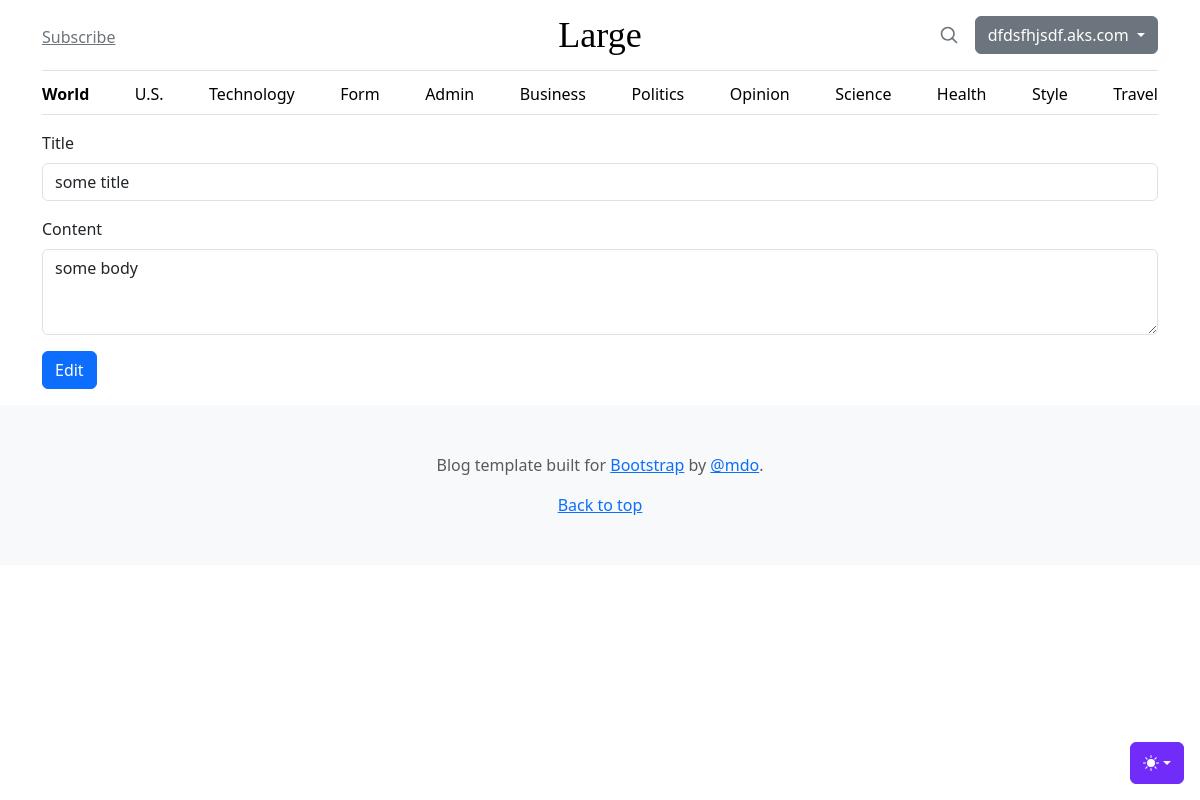
The page /admin/posts/edit?id=1 (signed in) on the database its author committed.
### tables this page shows
CREATE TABLE users
(
    id       integer
        constraint users_pk
            primary key autoincrement,
    email    text not null
        constraint users_pk_2
            unique,
    password text not null
);

CREATE TABLE "posts"
(
    id         integer
        constraint posts_pk
            primary key autoincrement,
    title      text not null,
    body       text not null,
    created_at DATETIME default current_timestamp,
    updated_at datetime default current_date
);

### helpers.php (called while the page is built, shortened)
<?php
function view($viewName, $vars=[]){
    extract($vars);
    include __DIR__ . "/views/$viewName.php";
}
function auth(){
    if(isset($_SESSION['userId'])){
        $user = User::find($_SESSION['userId']);
        if($user){
            return $user;
        }
    }
    return false;
}

### src/Controllers/PostsController.php (called while the page is built, shortened)
<?php
class PostsController
{
    public function edit()
    {
        $post = Post::find($_GET['id']);
        view('posts/edit', compact('post'));
    }
}

### src/DB.php (called while the page is built, shortened)
<?php
class DB
{
    private $conn;
    public function __construct()
    {
        try {
            $this->conn = new PDO('sqlite:' . __DIR__ . '/../db.sqlite');
            $this->conn->setAttribute(PDO::ATTR_ERRMODE, PDO::ERRMODE_EXCEPTION);
        } catch (PDOException $e) {
            echo "Connection failed: " . $e->getMessage();
        }
    }
    public function find($table, $class, $id)
    {
        $stmt = $this->conn->prepare("SELECT * FROM $table WHERE id=$id");
        $stmt->execute();
        $stmt->setFetchMode(PDO::FETCH_CLASS, $class);
        return $stmt->fetch();
    }
}

### src/Models/Model.php (called while the page is built, shortened)
<?php
class Model {
    public static $table;
    public static function find($id){
        $db = new DB();
        return $db->find(static::$table, static::class, $id);
    }
}

### views/Posts/edit.php (the view)
<?php include __DIR__ . '/../partials/header.php'; ?>
<main class="container">
    <form method="POST" action="/admin/posts/edit?id=<?=$post->id?>">
        <div class="mb-3">
            <label for="title" class="form-label">Title</label>
            <input name="title" type="text" class="form-control" id="title" value="<?=$post->title?>">
        </div>
        <div class="mb-3">
            <label for="body" class="form-label">Content</label>
            <textarea name="body" class="form-control" id="body" rows="3"><?=$post->body?></textarea>
        </div>
        <div class="mb-3">
            <input type="submit" class="btn btn-primary" value="Edit">
        </div>
    </form>
</main>
<?php include __DIR__ .  '/../partials/footer.php'; ?>

### views/partials/header.php (shortened to what this page needs)
<!doctype html>
<html lang="en" data-bs-theme="auto">
<head>
  <link rel="stylesheet" href="https://cdn.jsdelivr.net/npm/@docsearch/css@3">
  <link href="/assets/dist/css/bootstrap.min.css" rel="stylesheet">
  <link href="/blog.css" rel="stylesheet">
</head>
<body>
  <div class="dropdown position-fixed bottom-0 end-0 mb-3 me-3 bd-mode-toggle">
    <button class="btn btn-bd-primary py-2 dropdown-toggle d-flex align-items-center" id="bd-theme" type="button"
      aria-expanded="false" data-bs-toggle="dropdown" aria-label="Toggle theme (auto)">
      <svg class="bi my-1 theme-icon-active" width="1em" height="1em">
        <use href="#circle-half"></use>
      </svg>
    </button>
  </div>
  <div class="container">
    <header class="border-bottom lh-1 py-3">
      <div class="row flex-nowrap justify-content-between align-items-center">
        <div class="col-4 pt-1">
          <a class="link-secondary" href="#">Subscribe</a>
        </div>
        <div class="col-4 text-center">
          <a class="blog-header-logo text-body-emphasis text-decoration-none" href="#">Large</a>
        </div>
        <div class="col-4 d-flex justify-content-end align-items-center">
          <a class="link-secondary" href="#" aria-label="Search">
            <svg xmlns="http://www.w3.org/2000/svg" width="20" height="20" fill="none" stroke="currentColor"
              stroke-linecap="round" stroke-linejoin="round" stroke-width="2" class="mx-3" role="img"
              viewBox="0 0 24 24">
              <title>Search</title>
              <circle cx="10.5" cy="10.5" r="7.5" />
              <path d="M21 21l-5.2-5.2" />
            </svg>
          </a>
          <?php if (auth()): ?>
            <div class="dropdown">
              <button class="btn btn-secondary dropdown-toggle" type="button" data-bs-toggle="dropdown" aria-expanded="false">
                <?=auth()->email?>
              </button>
            </div>
          <?php else: ?>
            <a class="btn btn-sm btn-outline-secondary" href="/register">Sign up</a>
            <a class="btn btn-sm btn-primary ms-2" href="/login">Login</a>
          <?php endif; ?>
        </div>
      </div>
    </header>
    <?php include 'nav.php'; ?>
  </div>

### public/blog.css (style rules this page uses)
.blog-header-logo { font-family: "Playfair Display", Georgia, "Times New Roman", serif; font-size: 2.25rem; }

### views/partials/header.php (style rules this page uses)
.bi { vertical-align: -.125em; fill: currentColor; }
.btn-bd-primary { --bd-violet-bg: #712cf9; --bd-violet-rgb: 112.520718, 44.062154, 249.437846; --bs-btn-font-weight: 600; --bs-btn-color: var(--bs-white); --bs-btn-bg: var(--bd-violet-bg); --bs-btn-border-color: var(--bd-violet-bg); --bs-btn-hover-color: var(--bs-white); --bs-btn-hover-bg: #6528e0; --bs-btn-hover-border-color: #6528e0; --bs-btn-focus-shadow-rgb: var(--bd-violet-rgb); --bs-btn-active-color: var(--bs-btn-hover-color); --bs-btn-active-bg: #5a23c8; --bs-btn-active-border-color: #5a23c8; }
.bd-mode-toggle { z-index: 1500; }

### rows shown on the page
users: email "dfdsfhjsdf.aks.com"
posts: title "some title", body "some body"
